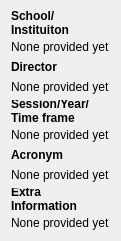
                       <widget class="QWidget" name="scrollAreaWidgetContents_10">
                        <property name="geometry">
                         <rect>
                          <x>0</x>
                          <y>0</y>
                          <width>107</width>
                          <height>241</height>
                         </rect>
                        </property>
                        <layout class="QVBoxLayout" name="verticalLayout_58">
                         <item>
                          <widget class="QLabel" name="label_26">
                           <property name="font">
                            <font>
                             <weight>75</weight>
                             <bold>true</bold>
                            </font>
                           </property>
                           <property name="text">
                            <string>School/Instituiton</string>
                           </property>
                           <property name="wordWrap">
                            <bool>true</bool>
                           </property>
                          </widget>
                         </item>
                         <item>
                          <widget class="QLabel" name="institution_label">
                           <property name="text">
                            <string>None provided yet</string>
                           </property>
                           <property name="wordWrap">
                            <bool>true</bool>
                           </property>
                          </widget>
                         </item>
                         <item>
                          <widget class="QLabel" name="label_63">
                           <property name="font">
                            <font>
                             <weight>75</weight>
                             <bold>true</bold>
                            </font>
                           </property>
                           <property name="text">
                            <string>Director</string>
                           </property>
                          </widget>
                         </item>
                         <item>
                          <widget class="QLabel" name="director_label">
                           <property name="text">
                            <string>None provided yet</string>
                           </property>
                          </widget>
                         </item>
                         <item>
                          <widget class="QLabel" name="label_62">
                           <property name="font">
                            <font>
                             <weight>75</weight>
                             <bold>true</bold>
                            </font>
                           </property>
                           <property name="text">
                            <string>Session/Year/ Time frame</string>
                           </property>
                           <property name="wordWrap">
                            <bool>true</bool>
                           </property>
                          </widget>
                         </item>
                         <item>
                          <widget class="QLabel" name="session_label">
                           <property name="text">
                            <string>None provided yet</string>
                           </property>
                           <property name="wordWrap">
                            <bool>true</bool>
                           </property>
                          </widget>
                         </item>
                         <item>
                          <widget class="QLabel" name="label_68">
                           <property name="font">
                            <font>
                             <weight>75</weight>
                             <bold>true</bold>
                            </font>
                           </property>
                           <property name="text">
                            <string>Acronym</string>
                           </property>
                           <property name="wordWrap">
                            <bool>true</bool>
                           </property>
                          </widget>
                         </item>
                         <item>
                          <widget class="QLabel" name="acronym_label">
                           <property name="text">
                            <string>None provided yet</string>
                           </property>
                           <property name="wordWrap">
                            <bool>true</bool>
                           </property>
                          </widget>
                         </item>
                         <item>
                          <widget class="QLabel" name="label_112">
                           <property name="font">
                            <font>
                             <weight>75</weight>
                             <bold>true</bold>
                            </font>
                           </property>
                           <property name="text">
                            <string>Extra Information</string>
                           </property>
                           <property name="wordWrap">
                            <bool>true</bool>
                           </property>
                          </widget>
                         </item>
                         <item>
                          <widget class="QLabel" name="extra_info_label">
                           <property name="text">
                            <string>None provided yet</string>
                           </property>
                           <property name="wordWrap">
                            <bool>true</bool>
                           </property>
                          </widget>
                         </item>
                        </layout>
                       </widget>
